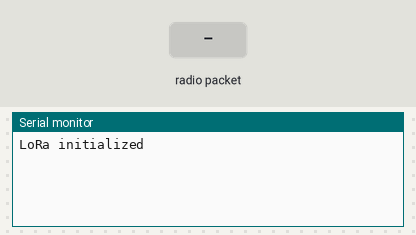
The sketch below on a simulated Arduino Uno, built with avr-gcc and run on an emulated ATmega328P. Parts: the last lines printed to the serial monitor. The inputs (shaded band) are chosen by the test bench. No radio packets arrive unless stated.

Above: at 1.2 s.
1.3 s: radio packet "1" arrives
At 2.4 s:
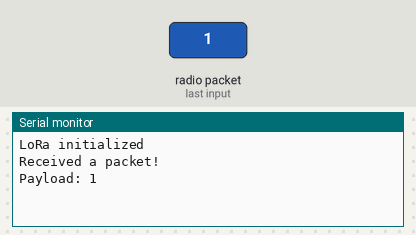
2.8 s: radio packet "0" arrives
At 3.6 s:
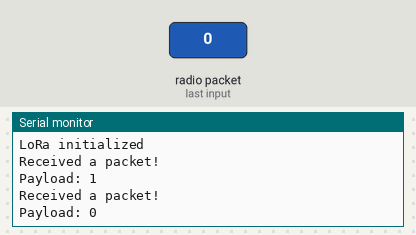
4.3 s: radio packet "2" arrives
At 4.7 s:
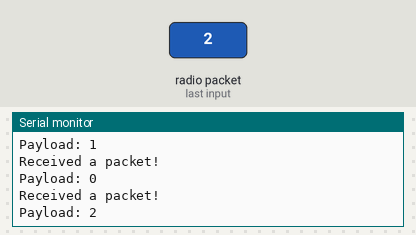

Measured:
- after the input at 1.3 s, the serial monitor: prints a new line at once (image 1)
- after the input at 2.8 s, the serial monitor: prints a new line at once (image 2)
- after the input at 4.3 s, the serial monitor: prints a new line at once (image 3)

The sketch:

receiver_node.ino
```cpp
#include <LoRa.h>

#define LORA_CS 5      // Choose a suitable pin for Chip Select (CS)
#define LORA_RST 14     // Choose a suitable pin for Reset (RST)
#define LORA_IRQ 2      // Choose a suitable pin for Interrupt Request (IRQ)

void setup() {
  Serial.begin(115200);

  // Initialize LoRa
  LoRa.setPins(LORA_CS, LORA_RST, LORA_IRQ);
  if (!LoRa.begin(915E6)) {
    Serial.println("LoRa initialization failed. Check your connections.");
    while (1);
  }
  Serial.println("LoRa initialized");

  // Start listening for incoming packets
  LoRa.receive();
}

void loop() {
  // Check if a packet has been received
  if (LoRa.parsePacket()) {
    Serial.println("Received a packet!");

    // Read the payload
    String payload = "";
    while (LoRa.available()) {
      payload += (char)LoRa.read();
    }

    // Print the received data
    Serial.println("Payload: " + payload);
  }
}
```
